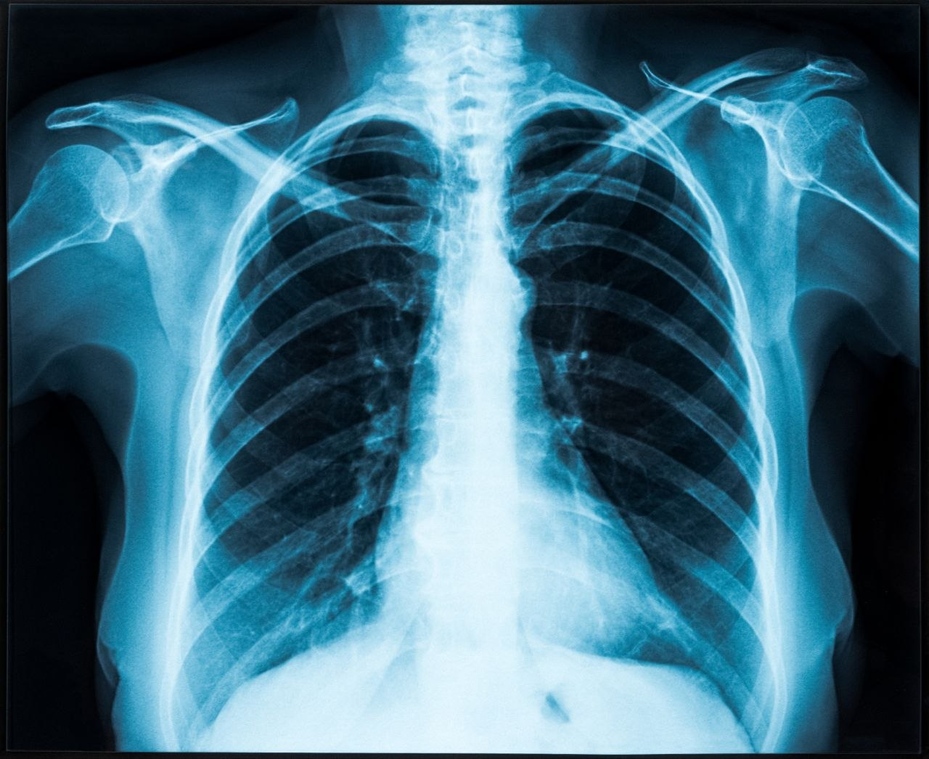
#> input picture web/test_data/rentgen/rentgen_original.png, 929 x 759 px, shrunk from 1280 x 1046 before the run
$ python generate_rentgen.py ../web/test_data/rentgen/rentgen_original.png
#> lines starting #> are read from the running program, lines starting #| are printed output that depends on the picture
#!/usr/bin/env python3
# -*- coding: utf-8 -*-
"""
==========================================================
 Генерация искажённых версий рентгеновского снимка
==========================================================

Берёт одно исходное изображение (рентген) и создаёт по 3 ухудшенных
версии для каждого из критериев: резкость, контрастность, артефакты.
Плюс копия оригинала. Всего 10 файлов в одной папке.

Имена файлов отражают тип и силу искажения:
    rentgen_original.png
    rentgen_sharpness_low.png      (blur radius ≈ 3.6)
    rentgen_sharpness_medium.png   (blur radius ≈ 7.2)
    rentgen_sharpness_high.png     (blur radius ≈ 10.8)
    rentgen_contrast_low.png       (factor 0.70)
    rentgen_contrast_medium.png    (factor 0.40)
    rentgen_contrast_high.png      (factor 0.10)
    rentgen_artifacts_low.png      (gaussian noise σ = 18)
    rentgen_artifacts_medium.png   (gaussian noise σ = 36)
    rentgen_artifacts_high.png     (gaussian noise σ = 54)

Зависимости:
    pip install Pillow numpy

Использование:
    python scripts/generate_rentgen.py <путь_к_исходному_изображению>

Пример:
    python scripts/generate_rentgen.py web/test_data/rentgen_source.jpg

Вывод:
    web/test_data/rentgen/<10 файлов>
"""

import argparse
import sys
from pathlib import Path

# Принудительно UTF-8 для stdout/stderr (Windows cp1251 иначе не печатает Unicode)
if hasattr(sys.stdout, 'reconfigure'):
    sys.stdout.reconfigure(encoding='utf-8')
    sys.stderr.reconfigure(encoding='utf-8')

import numpy as np
from PIL import Image, ImageEnhance, ImageFilter


# === Параметры искажений ===
# Три уровня для каждого критерия. Числа подобраны так, чтобы:
#   low    — деградация заметна только при внимательном просмотре
#   medium — явно хуже, но изображение остаётся читаемым
#   high   — сильно ухудшено, но узнать снимок ещё можно
LEVELS = {
    'sharpness': {                # Gaussian blur radius
        'low':    3.6,
        'medium': 7.2,
        'high':   10.8,
    },
    'contrast': {                 # ImageEnhance.Contrast factor (1=без, 0=серое)
        'low':    0.70,
        'medium': 0.40,
        'high':   0.10,
    },
    'artifacts': {                # Gaussian noise sigma
        'low':    18.0,
        'medium': 36.0,
        'high':   54.0,
    },
}

OUTPUT_SUBFOLDER = 'rentgen'
NOISE_SEED = 42


# === Функции искажений ===

def apply_blur(img: Image.Image, radius: float) -> Image.Image:
    if radius <= 0.001:
        return img.copy()
    return img.filter(ImageFilter.GaussianBlur(radius=radius))


def apply_contrast(img: Image.Image, factor: float) -> Image.Image:
    return ImageEnhance.Contrast(img).enhance(factor)


def apply_noise(img: Image.Image, sigma: float) -> Image.Image:
    if sigma <= 0.001:
        return img.copy()
    arr = np.asarray(img, dtype=np.float32)
    noise = np.random.normal(0.0, sigma, arr.shape).astype(np.float32)
    out = np.clip(arr + noise, 0, 255).astype(np.uint8)
    return Image.fromarray(out, img.mode)


PROCESSORS = {
    'sharpness': apply_blur,
    'contrast':  apply_contrast,
    'artifacts': apply_noise,
}


def main() -> None:
    parser = argparse.ArgumentParser(
        description='Генератор искажённых версий рентгеновского снимка.'
    )
    parser.add_argument(
        'input_image',
        help='Путь к исходному снимку (любой формат, читаемый PIL).',
    )
    parser.add_argument(
        '--out-root',
        default='web/test_data',
        help='Корневая папка с изображениями проекта (по умолчанию: web/test_data)',
    )
    args = parser.parse_args()

    src_path = Path(args.input_image)
    if not src_path.is_file():
        print(f'Ошибка: файл не найден: {src_path}', file=sys.stderr)
        sys.exit(1)

    src = Image.open(src_path).convert('RGB')
#> src is the input picture: PIL image 929x759 RGB; mean R, G, B 63.6, 108.8, 127.2

    out_dir = Path(args.out_root) / OUTPUT_SUBFOLDER
    out_dir.mkdir(parents=True, exist_ok=True)

    np.random.seed(NOISE_SEED)

    print('=' * 60)
    print('  Generating rentgen distortion set')
    print('=' * 60)
    print(f'  Source:   {src_path}  ({src.size[0]}×{src.size[1]} {src.mode})')
#|   Source:   ../web/test_data/rentgen/rentgen_original.png  (929×759 RGB)
    print(f'  Output:   {out_dir.resolve()}')
    print()

    # 1. Оригинал.
    orig_path = out_dir / 'rentgen_original.png'
    src.save(orig_path, 'PNG')
    print(f'  [original]  → {orig_path.name}')

    # 2. По 3 уровня для каждого критерия.
    for crit, levels in LEVELS.items():
        proc = PROCESSORS[crit]
        for level_name, level_value in levels.items():
            out_img = proc(src, level_value)
            fname = f'rentgen_{crit}_{level_name}.png'
            out_img.save(out_dir / fname, 'PNG')
            print(f'  [{crit:9s}] {level_name:6s} (param={level_value})  → {fname}')
#> this loop made 3 passes
#> pass 1, in main, `out_img.save(out_dir / fname, 'PNG')`:
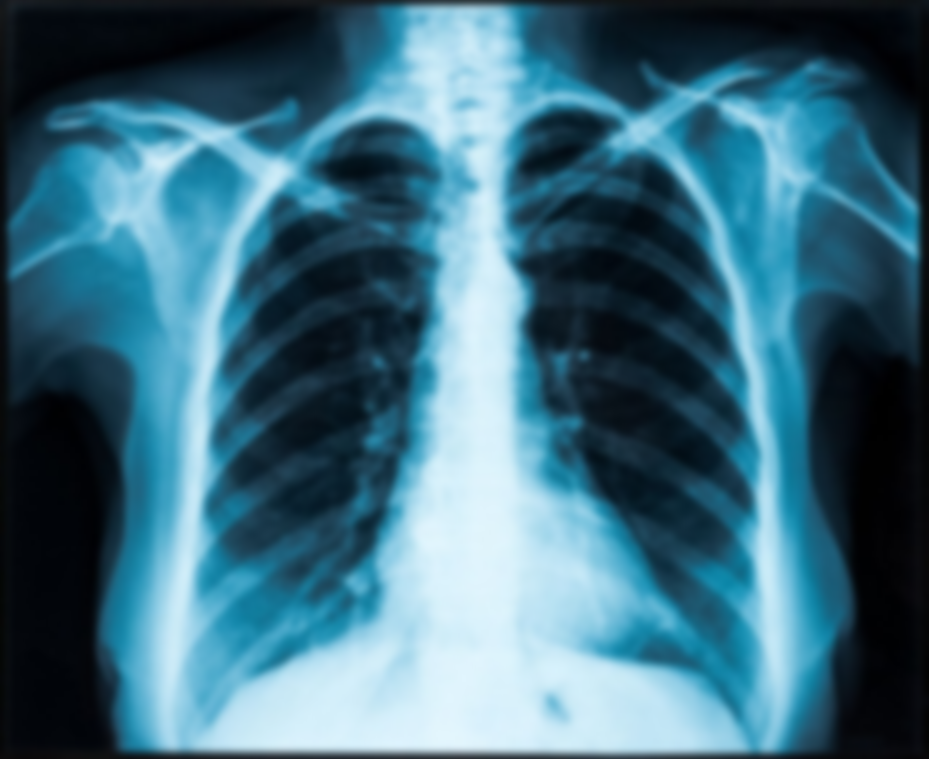
#> saved as rentgen_sharpness_low.png: PIL image 929x759 RGB; mean R, G, B 63.6, 108.7, 127.2
#> pass 1, in main, `out_img.save(out_dir / fname, 'PNG')`:
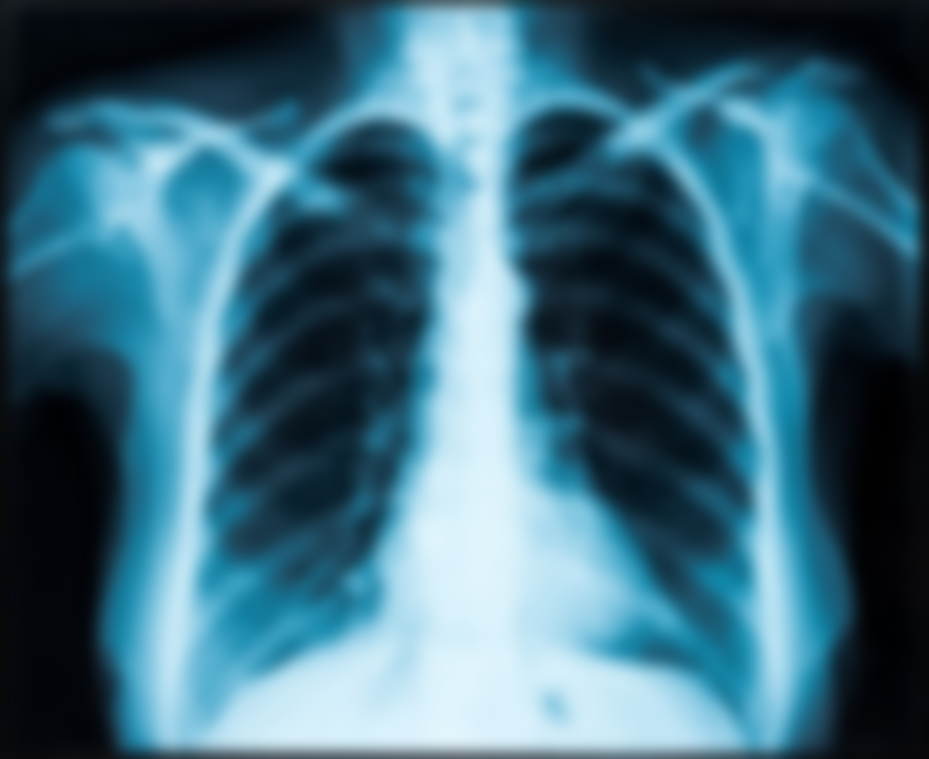
#> saved as rentgen_sharpness_medium.png: PIL image 929x759 RGB; mean R, G, B 63.5, 108.6, 127.1
#> pass 2, in main, `out_img.save(out_dir / fname, 'PNG')`:
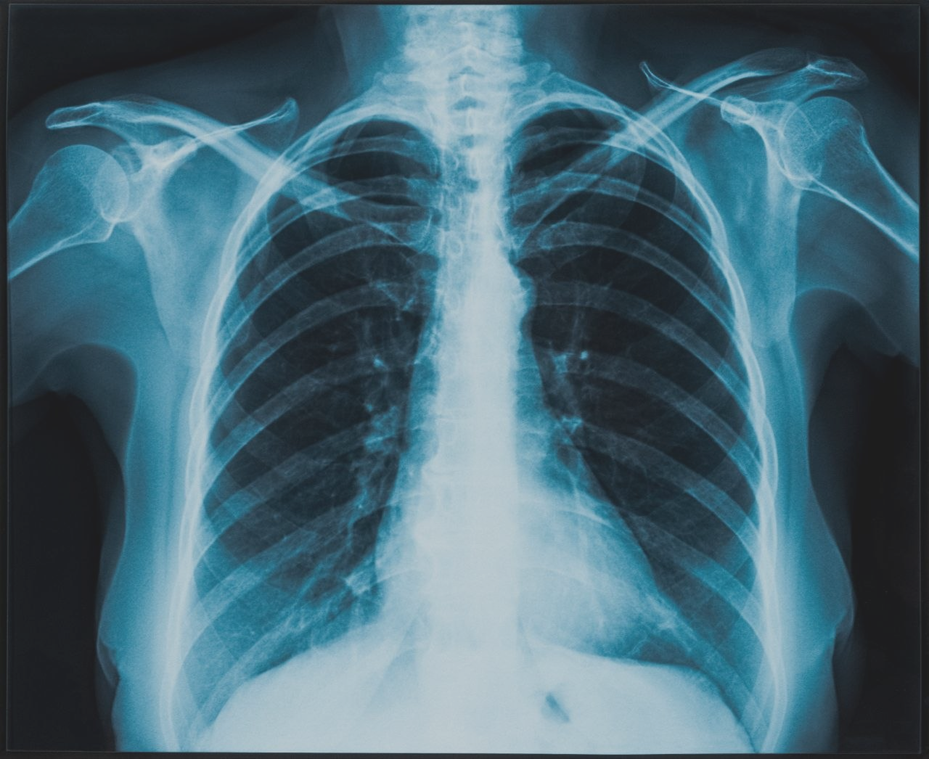
#> saved as rentgen_contrast_low.png: PIL image 929x759 RGB; mean R, G, B 73.2, 104.8, 117.7
#> after the loop:
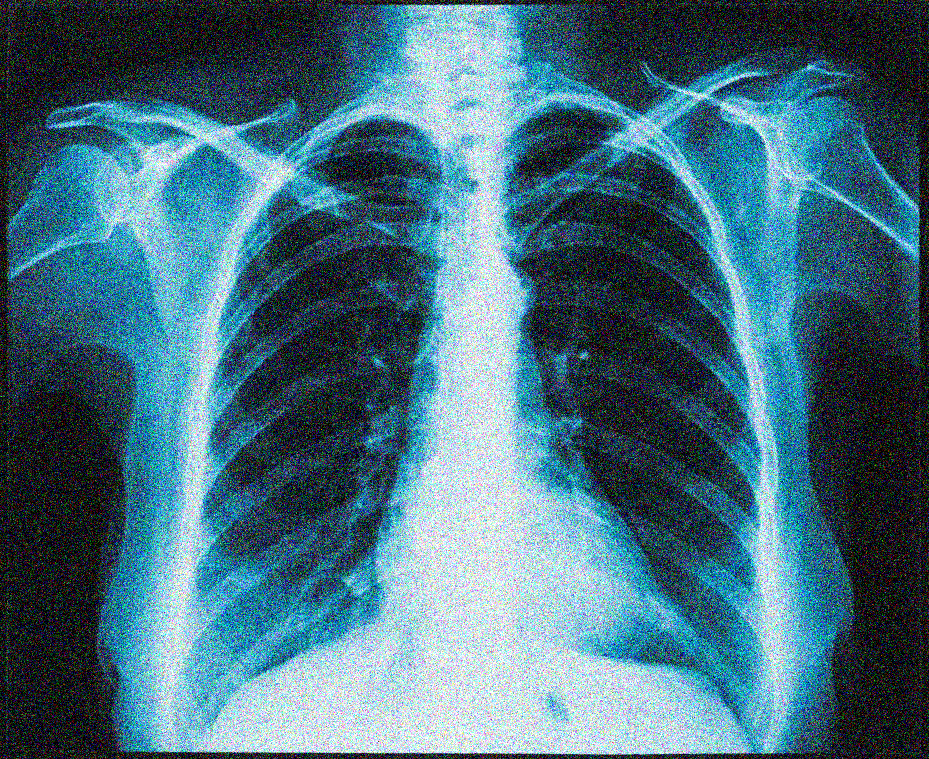
#> out_img: PIL image 929x759 RGB; mean R, G, B 72.1, 111, 126.6

    print()
    print(f'  Сохранено: 10 файлов в {out_dir}')
    print('=' * 60)


if __name__ == '__main__':
    main()
